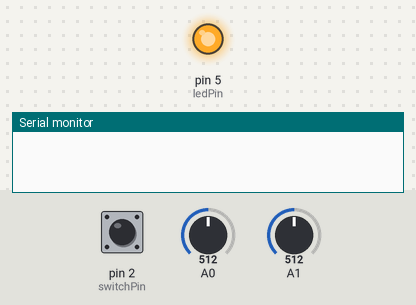
Bench run of a sketch on a simulated Arduino Leonardo, built with avr-gcc and run on an emulated ATmega32U4. Shown: output pins drawn as LEDs (lit = HIGH), the last lines printed to the serial monitor. Inputs (shaded band) come from the test bench; at power-on: pin 2 (switchPin) HIGH, A0 = 512, A1 = 512. USB keyboard and mouse output is not drawn.

Above: at 1.2 s.
1.3 s: pin 2 (switchPin) pulled LOW for 0.15 s
At 2.5 s:
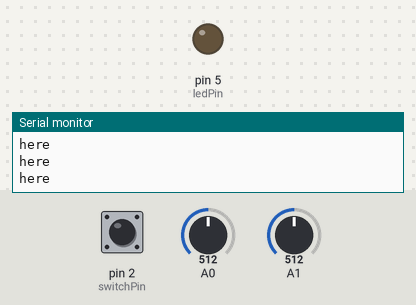
2.9 s: pin 2 (switchPin) pulled LOW for 1 s
At 5.0 s:
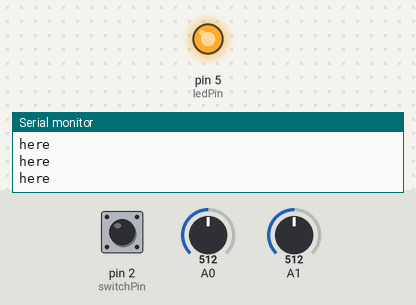
5.4 s: pin 2 (switchPin) pulled LOW for 3.2 s
At 9.8 s:
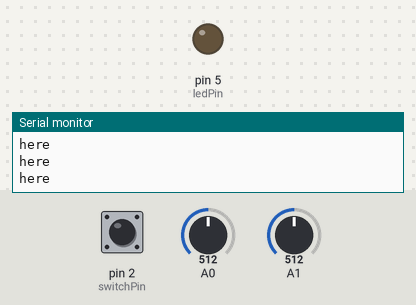
Timing chart, 0 to 11.3 s (numbered marks = the images above; inputs shaded):
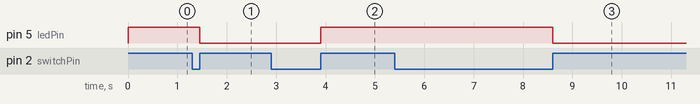

The sketch:

keyboard_config.ino
```cpp
#include "Mouse.h"

// set pin numbers for switch, joystick axes, and LED:
const int switchPin = 2;      // switch to turn on and off mouse control
const int mouseButton = 3;    // input pin for the mouse pushButton
const int xAxis = A0;         // joystick X axis
const int yAxis = A1;         // joystick Y axis
const int ledPin = 5;         // Mouse control LED

// parameters for reading the joystick:
int range = 12;               // output range of X or Y movement
int responseDelay = 5;        // response delay of the mouse, in ms
int threshold = range / 4;    // resting threshold
int center = range / 2;       // resting position value

bool mouseIsActive = false;    // whether or not to control the mouse
int lastSwitchState = LOW;        // previous switch state

void setup() {
  pinMode(switchPin, INPUT_PULLUP);       // the switch pin
  pinMode(ledPin, OUTPUT);
  // the LED pin
  // take control of the mouse:
  Mouse.begin();
}

void loop() {
  // read the switch:
  int switchState = digitalRead(switchPin);
  // if it's changed and it's high, toggle the mouse state:
  if (switchState != lastSwitchState) {
    if (switchState == HIGH) {
      mouseIsActive = !mouseIsActive;
      // turn on LED to indicate mouse state:
      digitalWrite(ledPin, mouseIsActive);
    }
  }
  // save switch state for next comparison:
  lastSwitchState = switchState;

  // read and scale the two axes:
  int xReading = readAxis(A0);
  int yReading = readAxis(A1);

  // if the mouse control state is active, move the mouse:
  if (mouseIsActive) {
    if ((xReading == 3) and (yReading ==3)){
      Serial.println(xReading);
    }
    else if (xReading== 3){
      Mouse.move(0,yReading,0);
    }
    else if (yReading== 3){
      Mouse.move(xReading,0,0);
    }
    else{
      Mouse.move(xReading, yReading, 0);
    }

  }

  // read the mouse button and click or not click:
  // if the mouse button is pressed:
  if (digitalRead(switchPin) == LOW) {
    Mouse.press(MOUSE_LEFT);
    Serial.println("here");
  }
  else{
    Mouse.release(MOUSE_LEFT);
  }


  delay(responseDelay);
}

/*
  reads an axis (0 or 1 for x or y) and scales the analog input range to a range
  from 0 to <range>
*/

int readAxis(int thisAxis) {
  // read the analog input:
  int reading = analogRead(thisAxis);

  // map the reading from the analog input range to the output range:
  reading = map(reading, 0, 1023, 0, range);

  // if the output reading is outside from the rest position threshold, use it:
  int distance = reading - center;

  if (abs(distance) < threshold) {
    distance = 0;
  }

  // return the distance for this axis:
  return distance;
}
```

Measured:
- after the input at 1.3 s, pin 5 (ledPin): HIGH → LOW after 0.15 s
- after the input at 2.9 s, pin 5 (ledPin): LOW → HIGH after 1.0 s
- after the input at 5.4 s, pin 5 (ledPin): HIGH → LOW after 3.2 s
